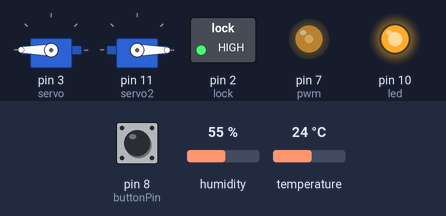
The sketch below on a simulated Arduino Mega 2560, built with avr-gcc and run on an emulated ATmega2560. Shown: 2 × servo, switched loads named in the sketch (green lamp = pin HIGH), output pins drawn as LEDs (lit = HIGH). The test bench sets the inputs (shaded band); at power-on: temperature 24 °C, pin 8 (buttonPin) HIGH, humidity 55 %. Pins used as bus, display or sensor lines are not drawn; what the sketch prints to the serial monitor is not drawn.

Above: at 1.2 s.
1.3 s: temperature set to 29.6 °C
3.3 s: temperature set to 30.4 °C
At 5.2 s:
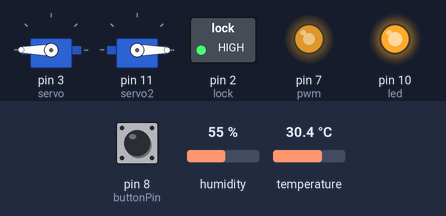
5.6 s: pin 8 (buttonPin) pulled LOW for 1.2 s
At 6.6 s:
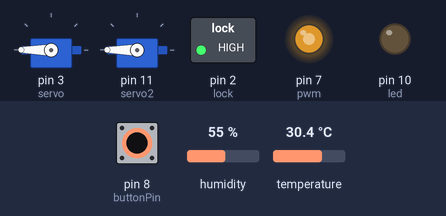
10.3 s: pin 8 (buttonPin) pulled LOW for 3.2 s
At 13.9 s:
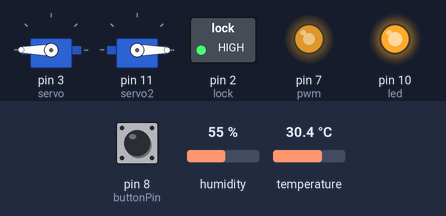
15.0 s: temperature set to 28 °C
At 16.7 s:
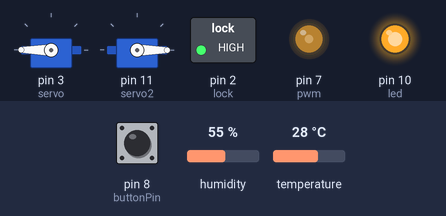
Timing chart, 0 to 18.0 s (numbered marks = the images above; inputs shaded):
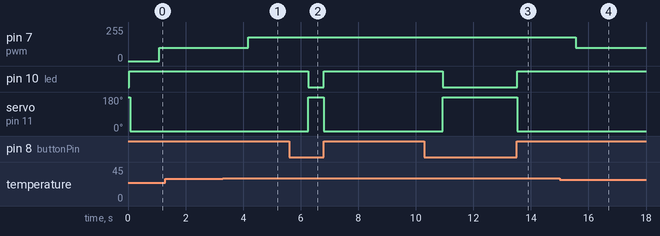

Measured:
- the behaviour switches between 30 and 30.1 °C on temperature (found by bisection; images 0 and 1)
- after the input at 1.3 s, every drawn part: stays the same
- after the input at 3.3 s, pin 7 (pwm): 100/255 → 180/255 after 0.87 s
- after the input at 5.6 s, pin 10 (led): HIGH → LOW after 0.66 s, → HIGH 0.55 s later; servo on pin 11 (servo2): 0° → 180° after 0.66 s, → 0° 0.54 s later
- after the input at 10.3 s, pin 10 (led): HIGH → LOW after 0.63 s, → HIGH 2.6 s later; servo on pin 11 (servo2): 0° → 180° after 0.63 s, → 0° 2.6 s later
- after the input at 15.0 s, pin 7 (pwm): 180/255 → 100/255 after 0.55 s

The sketch:

Kamar-Kos-Pintar.ino
```cpp
/*
 * ----------------------------------------------------------------------------------------
 * Pin Yang di Gunakan :
 * -----------------------------------------------------------------------------------------
 *             MFRC522      Arduino       Arduino   Arduino    Arduino          Arduino
 *             Reader/PCD   Uno           Mega      Nano v3    Leonardo/Micro   Pro Micro
 * Signal      Pin          Pin           Pin       Pin        Pin              Pin
 * -----------------------------------------------------------------------------------------
 * RST/Reset   RST          9             48         D9         RESET/ICSP-5     RST
 * SPI IRQ     IRQ          8             49
 * SPI MISO    MISO         12 / ICSP-1   50        D12        ICSP-1           14
 * SPI MOSI    MOSI         11 / ICSP-4   51        D11        ICSP-4           16
 * SPI SCK     SCK          13 / ICSP-3   52        D13        ICSP-3           15
 * SPI SS      SDA(SS)      10            53        D10        10               10
 *-------------------------------------------------------------------------------------------
 */
#include <SPI.h>
#include <MFRC522.h>
#include <Servo.h>
#include <dht.h>

#define RST_PIN         48
#define SS_PIN          53
#define dataPin         4

MFRC522 mfrc522(SS_PIN, RST_PIN);
Servo servo, servo2;
dht DHT;

String read_rfid;
String ok_rfid_1="";
String ok_rfid_2="";
String ok_rfid_3="";
int lock = 2;

const int buttonPin = 8;
int gnd = 9;
int led = 10;
int buttonState = 0;

int r1 = 5;
int l1 = 6;
int pwm = 7;


void setup() {
    Serial.begin(9600);
    while (!Serial);
    SPI.begin();
    mfrc522.PCD_Init();

    pinMode(lock, OUTPUT);
    digitalWrite(lock,HIGH);

    servo.attach(3);
    servo.write(180);

    Serial.print("Letakkan Kartu Anda ...");
    Serial.println();

    pinMode(buttonPin, INPUT_PULLUP);
    pinMode(led, OUTPUT);
    pinMode(gnd, OUTPUT);
    digitalWrite(gnd,LOW);
    digitalWrite(led,HIGH);
    servo2.attach(11);
    servo2.write(180);
}

void dump_byte_array(byte *buffer, byte bufferSize)
  {
    read_rfid="";
    for (byte i = 0; i < bufferSize; i++)
    {
      read_rfid=read_rfid + String(buffer[i], HEX);
    }
  }

void open_lock() {
  digitalWrite(lock,LOW);
  delay(500);
  servo.write(135);
  delay(1000);
  servo.write(180);
  delay(1000);
  digitalWrite(lock,HIGH);
}

void pintu()
{
    if ( ! mfrc522.PICC_IsNewCardPresent())
        return;

    if ( ! mfrc522.PICC_ReadCardSerial())
        return;

    dump_byte_array(mfrc522.uid.uidByte, mfrc522.uid.size);
    Serial.println(read_rfid);
    if ((read_rfid==ok_rfid_1) || (read_rfid==ok_rfid_3) || (read_rfid==ok_rfid_2)) {
      open_lock();
      //Serial.println("Akses Diterima");
    }
    /*else {
      Serial.println("Akses Ditolak");
    }*/
}

void lampu()
{
   buttonState = digitalRead(buttonPin);
   if (buttonState == HIGH)
   {
      digitalWrite(led, HIGH);
      servo2.write(0);
      delay(1000);
   }
   else
   {
      digitalWrite(led, LOW);
      servo2.write(180);
   }
}

void kipeh()
{
  int readData = DHT.read22(dataPin);
  float t = DHT.temperature;
  float h = DHT.humidity;

  if(t<20) {
    analogWrite(pwm,0);
    digitalWrite(r1,LOW);
    digitalWrite(l1,LOW);
  }
  if(t >= 20 && t <= 30) {
     analogWrite(pwm,100);
     digitalWrite(r1,HIGH);
     digitalWrite(l1,LOW);
  }

  if(t > 30) {
     analogWrite(pwm,180);
     digitalWrite(r1,HIGH);
     digitalWrite(l1,LOW);
  }
}

void loop() {
  pintu();
  lampu();
  kipeh();
}
```
